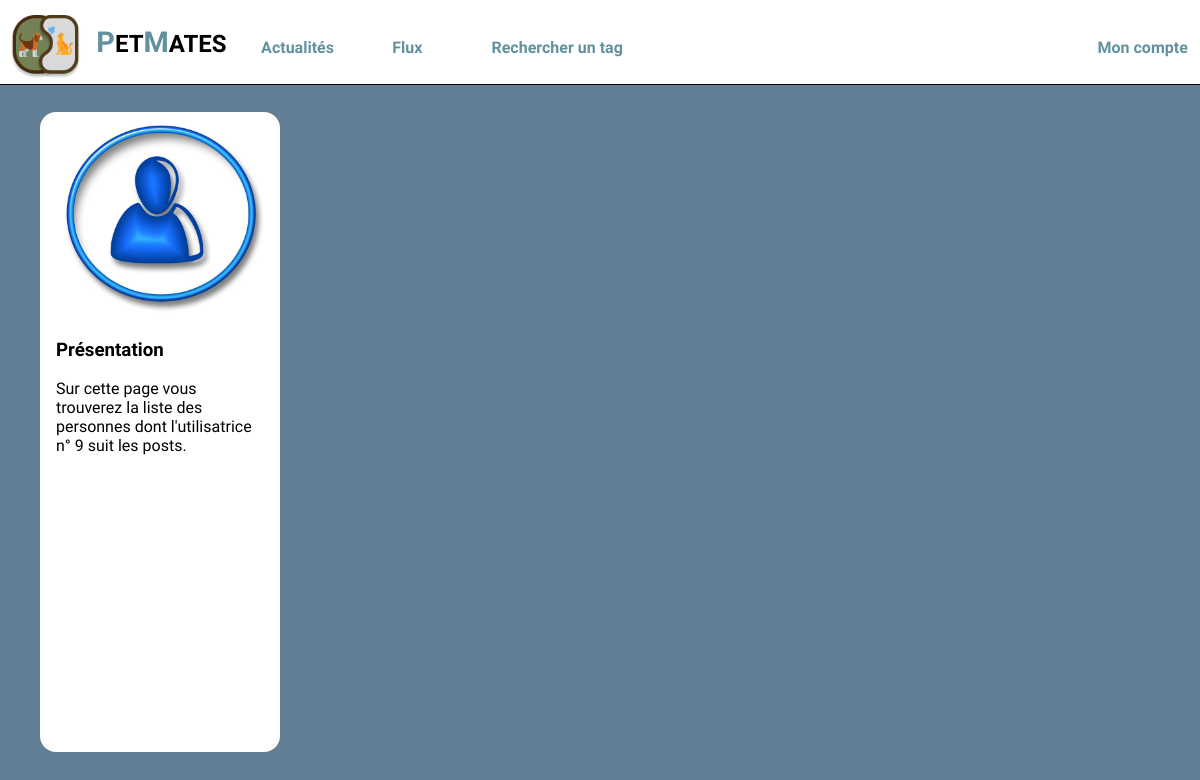
The app's page /subscriptions.php?user_id=9 (signed in), older data.
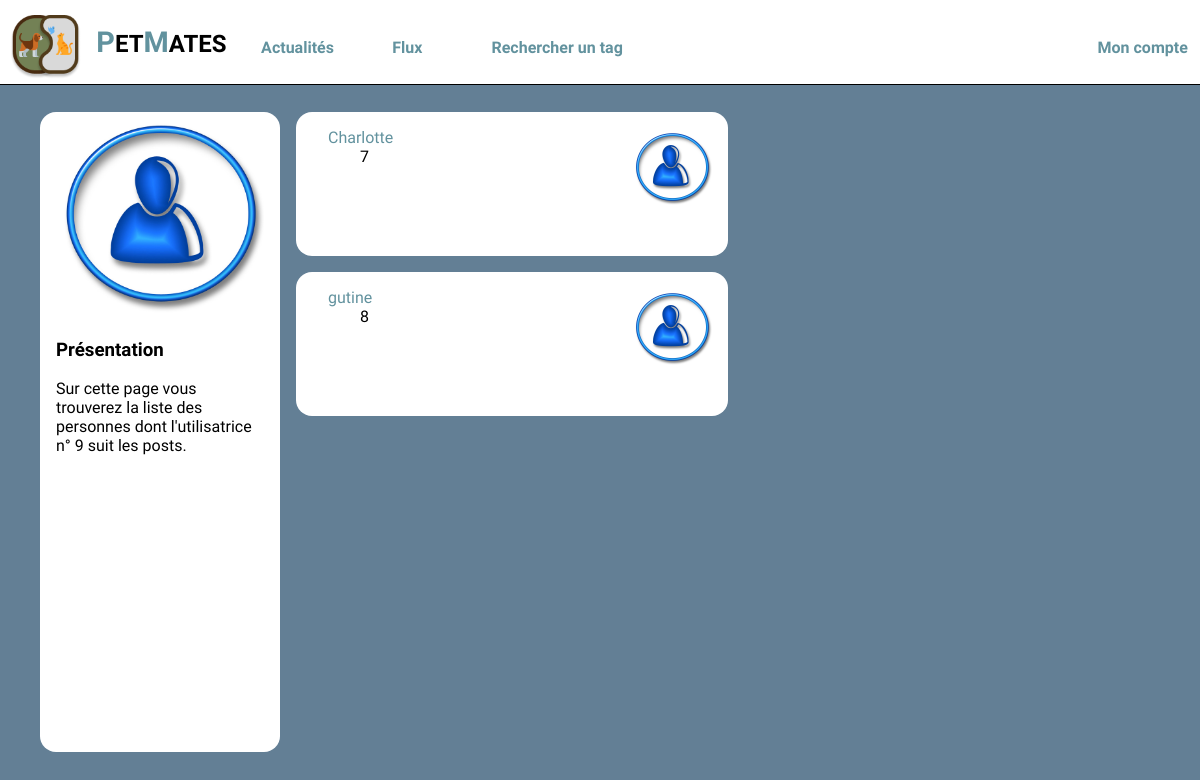
The same page, newer data.
### tables this page shows
CREATE TABLE `users` (
  `id` int(10) UNSIGNED NOT NULL,
  `email` varchar(255) NOT NULL,
  `password` varchar(255) NOT NULL,
  `alias` varchar(255) NOT NULL
);

### subscriptions.php (the view, shortened to what this page needs)
<!doctype html>
<html lang="fr">
<head>
    <?php include_once('headmeta.php'); ?>
</head>
<body>
    <?php include_once('header.php'); ?>
    <?php include('connexion.php'); ?>
    <div id="wrapper">
        <aside class="present-profil">
            <img src="user.jpg" alt="Portrait de l'utilisatrice" />
            <section>
                <h3>Présentation</h3>
                <p>Sur cette page vous trouverez la liste des personnes dont
                    l'utilisatrice
                    n°
                    <?php echo intval($_GET['user_id']) ?>
                    suit les posts.
                </p>
            </section>
        </aside>
        <main class='contacts'>
            <?php
            $userId = intval($_GET['user_id']);
            $laQuestionEnSql = "
                    SELECT users.*
                    FROM followers
                    LEFT JOIN users ON users.id=followers.followed_user_id
                    WHERE followers.following_user_id='$userId'
                    GROUP BY users.id
                    ";
            $lesInformations = $mysqli->query($laQuestionEnSql);
            while ($post = $lesInformations->fetch_assoc()) {
                ?>
                <article>
                    <img src="user.jpg" alt="blason" />
                    <h3><a href="wall.php?user_id=<?php echo $post['id'] ?>"><?php echo $post['alias'] ?></a></h3>
                    <p>
                        <?php echo $post['id'] ?>
                    </p>
                </article>
            <?php } ?>
        </main>
    </div>
</body>
</html>

Row changes from the older to the newer data that the page shows:
now on this page (row unchanged): users: alias "Charlotte", id "7"
added users: alias "gutine", id "8"
